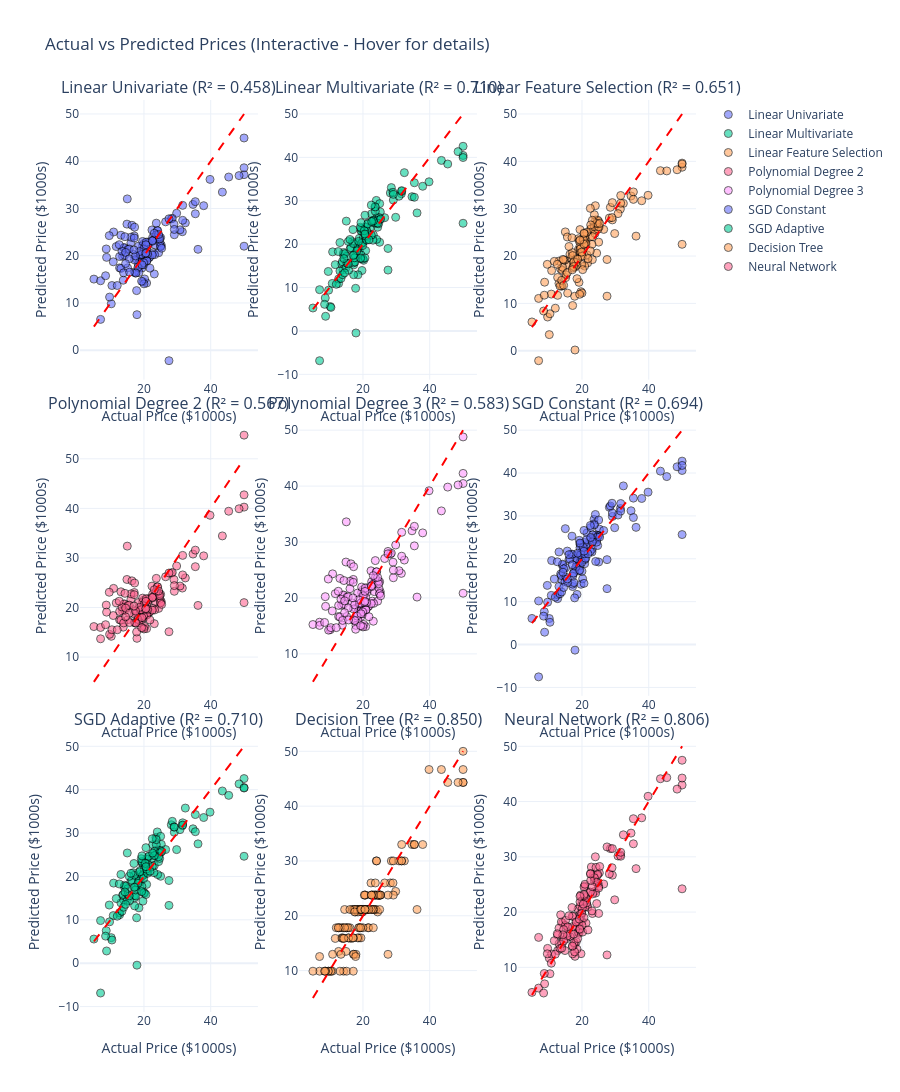

Source (notebook cell):
### Code cell
# 1. ACTUAL VS PREDICTED PLOTS (Interactive Plotly)
n_models = len(predictions)
n_cols = 3
n_rows = (n_models + n_cols - 1) // n_cols

fig = make_subplots(
    rows=n_rows, cols=n_cols,
    subplot_titles=[f"{name} (R² = {metrics[name]['test_r2']:.3f})" for name in predictions.keys()],
    vertical_spacing=0.12/n_rows
)

model_names = list(predictions.keys())

for idx, (name, pred) in enumerate(predictions.items()):
    row = idx // n_cols + 1
    col = idx % n_cols + 1
    
    # Scatter plot
    fig.add_trace(
        go.Scatter(
            x=y_test,
            y=pred,
            mode='markers',
            marker=dict(size=8, opacity=0.6, line=dict(width=1, color='black')),
            name=name,
            text=[f'Actual: ${x:.1f}k<br>Predicted: ${y:.1f}k' for x, y in zip(y_test, pred)],
            hoverinfo='text'
        ),
        row=row, col=col
    )
    
    # Perfect prediction line
    x_line = [y_test.min(), y_test.max()]
    y_line = [y_test.min(), y_test.max()]
    fig.add_trace(
        go.Scatter(
            x=x_line, y=y_line,
            mode='lines',
            line=dict(color='red', dash='dash', width=2),
            name='Perfect Prediction',
            showlegend=False,
            hoverinfo='skip'
        ),
        row=row, col=col
    )
    
    fig.update_xaxes(title_text="Actual Price ($1000s)", row=row, col=col)
    fig.update_yaxes(title_text="Predicted Price ($1000s)", row=row, col=col)

fig.update_layout(
    height=400*n_rows,
    title_text="Actual vs Predicted Prices (Interactive - Hover for details)",
    showlegend=True,
    template='plotly_white'
)

fig.write_image(f"{RESULTS_DIR}/actual_vs_predicted.png", width=1600, height=400*n_rows, scale=2)
fig.show()
print("Saved: actual_vs_predicted.png")

### Figure 1 — Plotly figure (JSON) as saved in the notebook; plotly's stock layout.template omitted (floating-point values rounded to 4 significant figures; data arrays with more than 128 entries replaced by an {"elided": "..."} marker saying what was removed)
{"data": [{"hoverinfo": "text", "marker": {"line": {"color": "black", "width": 1}, "opacity": 0.6, "size": 8}, "mode": "markers", "name": "Linear Univariate", "text": {"elided": "152 str values"}, "type": "scatter", "x": {"elided": "152 float values"}, "xaxis": "x", "y": {"elided": "152 float values"}, "yaxis": "y"}, {"hoverinfo": "skip", "line": {"color": "red", "dash": "dash", "width": 2}, "mode": "lines", "name": "Perfect Prediction", "showlegend": false, "type": "scatter", "x": [5, 50], "xaxis": "x", "y": [5, 50], "yaxis": "y"}, {"hoverinfo": "text", "marker": {"line": {"color": "black", "width": 1}, "opacity": 0.6, "size": 8}, "mode": "markers", "name": "Linear Multivariate", "text": {"elided": "152 str values"}, "type": "scatter", "x": {"elided": "152 float values"}, "xaxis": "x2", "y": {"elided": "152 float values"}, "yaxis": "y2"}, {"hoverinfo": "skip", "line": {"color": "red", "dash": "dash", "width": 2}, "mode": "lines", "name": "Perfect Prediction", "showlegend": false, "type": "scatter", "x": [5, 50], "xaxis": "x2", "y": [5, 50], "yaxis": "y2"}, {"hoverinfo": "text", "marker": {"line": {"color": "black", "width": 1}, "opacity": 0.6, "size": 8}, "mode": "markers", "name": "Linear Feature Selection", "text": {"elided": "152 str values"}, "type": "scatter", "x": {"elided": "152 float values"}, "xaxis": "x3", "y": {"elided": "152 float values"}, "yaxis": "y3"}, {"hoverinfo": "skip", "line": {"color": "red", "dash": "dash", "width": 2}, "mode": "lines", "name": "Perfect Prediction", "showlegend": false, "type": "scatter", "x": [5, 50], "xaxis": "x3", "y": [5, 50], "yaxis": "y3"}, {"hoverinfo": "text", "marker": {"line": {"color": "black", "width": 1}, "opacity": 0.6, "size": 8}, "mode": "markers", "name": "Polynomial Degree 2", "text": {"elided": "152 str values"}, "type": "scatter", "x": {"elided": "152 float values"}, "xaxis": "x4", "y": {"elided": "152 float values"}, "yaxis": "y4"}, {"hoverinfo": "skip", "line": {"color": "red", "dash": "dash", "width": 2}, "mode": "lines", "name": "Perfect Prediction", "showlegend": false, "type": "scatter", "x": [5, 50], "xaxis": "x4", "y": [5, 50], "yaxis": "y4"}, {"hoverinfo": "text", "marker": {"line": {"color": "black", "width": 1}, "opacity": 0.6, "size": 8}, "mode": "markers", "name": "Polynomial Degree 3", "text": {"elided": "152 str values"}, "type": "scatter", "x": {"elided": "152 float values"}, "xaxis": "x5", "y": {"elided": "152 float values"}, "yaxis": "y5"}, {"hoverinfo": "skip", "line": {"color": "red", "dash": "dash", "width": 2}, "mode": "lines", "name": "Perfect Prediction", "showlegend": false, "type": "scatter", "x": [5, 50], "xaxis": "x5", "y": [5, 50], "yaxis": "y5"}, {"hoverinfo": "text", "marker": {"line": {"color": "black", "width": 1}, "opacity": 0.6, "size": 8}, "mode": "markers", "name": "SGD Constant", "text": {"elided": "152 str values"}, "type": "scatter", "x": {"elided": "152 float values"}, "xaxis": "x6", "y": {"elided": "152 float values"}, "yaxis": "y6"}, {"hoverinfo": "skip", "line": {"color": "red", "dash": "dash", "width": 2}, "mode": "lines", "name": "Perfect Prediction", "showlegend": false, "type": "scatter", "x": [5, 50], "xaxis": "x6", "y": [5, 50], "yaxis": "y6"}, {"hoverinfo": "text", "marker": {"line": {"color": "black", "width": 1}, "opacity": 0.6, "size": 8}, "mode": "markers", "name": "SGD Adaptive", "text": {"elided": "152 str values"}, "type": "scatter", "x": {"elided": "152 float values"}, "xaxis": "x7", "y": {"elided": "152 float values"}, "yaxis": "y7"}, {"hoverinfo": "skip", "line": {"color": "red", "dash": "dash", "width": 2}, "mode": "lines", "name": "Perfect Prediction", "showlegend": false, "type": "scatter", "x": [5, 50], "xaxis": "x7", "y": [5, 50], "yaxis": "y7"}, {"hoverinfo": "text", "marker": {"line": {"color": "black", "width": 1}, "opacity": 0.6, "size": 8}, "mode": "markers", "name": "Decision Tree", "text": {"elided": "152 str values"}, "type": "scatter", "x": {"elided": "152 float values"}, "xaxis": "x8", "y": {"elided": "152 float values"}, "yaxis": "y8"}, {"hoverinfo": "skip", "line": {"color": "red", "dash": "dash", "width": 2}, "mode": "lines", "name": "Perfect Prediction", "showlegend": false, "type": "scatter", "x": [5, 50], "xaxis": "x8", "y": [5, 50], "yaxis": "y8"}, {"hoverinfo": "text", "marker": {"line": {"color": "black", "width": 1}, "opacity": 0.6, "size": 8}, "mode": "markers", "name": "Neural Network", "text": {"elided": "152 str values"}, "type": "scatter", "x": {"elided": "152 float values"}, "xaxis": "x9", "y": {"elided": "152 float values"}, "yaxis": "y9"}, {"hoverinfo": "skip", "line": {"color": "red", "dash": "dash", "width": 2}, "mode": "lines", "name": "Perfect Prediction", "showlegend": false, "type": "scatter", "x": [5, 50], "xaxis": "x9", "y": [5, 50], "yaxis": "y9"}], "layout": {"annotations": [{"font": {"size": 16}, "showarrow": false, "text": "Linear Univariate (R² = 0.458)", "x": 0.1444, "xanchor": "center", "xref": "paper", "y": 1, "yanchor": "bottom", "yref": "paper"}, {"font": {"size": 16}, "showarrow": false, "text": "Linear Multivariate (R² = 0.710)", "x": 0.5, "xanchor": "center", "xref": "paper", "y": 1, "yanchor": "bottom", "yref": "paper"}, {"font": {"size": 16}, "showarrow": false, "text": "Linear Feature Selection (R² = 0.651)", "x": 0.8556, "xanchor": "center", "xref": "paper", "y": 1, "yanchor": "bottom", "yref": "paper"}, {"font": {"size": 16}, "showarrow": false, "text": "Polynomial Degree 2 (R² = 0.567)", "x": 0.1444, "xanchor": "center", "xref": "paper", "y": 0.6533, "yanchor": "bottom", "yref": "paper"}, {"font": {"size": 16}, "showarrow": false, "text": "Polynomial Degree 3 (R² = 0.583)", "x": 0.5, "xanchor": "center", "xref": "paper", "y": 0.6533, "yanchor": "bottom", "yref": "paper"}, {"font": {"size": 16}, "showarrow": false, "text": "SGD Constant (R² = 0.694)", "x": 0.8556, "xanchor": "center", "xref": "paper", "y": 0.6533, "yanchor": "bottom", "yref": "paper"}, {"font": {"size": 16}, "showarrow": false, "text": "SGD Adaptive (R² = 0.710)", "x": 0.1444, "xanchor": "center", "xref": "paper", "y": 0.3067, "yanchor": "bottom", "yref": "paper"}, {"font": {"size": 16}, "showarrow": false, "text": "Decision Tree (R² = 0.850)", "x": 0.5, "xanchor": "center", "xref": "paper", "y": 0.3067, "yanchor": "bottom", "yref": "paper"}, {"font": {"size": 16}, "showarrow": false, "text": "Neural Network (R² = 0.806)", "x": 0.8556, "xanchor": "center", "xref": "paper", "y": 0.3067, "yanchor": "bottom", "yref": "paper"}], "height": 1200, "showlegend": true, "title": {"text": "Actual vs Predicted Prices (Interactive - Hover for details)"}, "xaxis": {"anchor": "y", "domain": [0, 0.2889], "title": {"text": "Actual Price ($1000s)"}}, "xaxis2": {"anchor": "y2", "domain": [0.3556, 0.6444], "title": {"text": "Actual Price ($1000s)"}}, "xaxis3": {"anchor": "y3", "domain": [0.7111, 1], "title": {"text": "Actual Price ($1000s)"}}, "xaxis4": {"anchor": "y4", "domain": [0, 0.2889], "title": {"text": "Actual Price ($1000s)"}}, "xaxis5": {"anchor": "y5", "domain": [0.3556, 0.6444], "title": {"text": "Actual Price ($1000s)"}}, "xaxis6": {"anchor": "y6", "domain": [0.7111, 1], "title": {"text": "Actual Price ($1000s)"}}, "xaxis7": {"anchor": "y7", "domain": [0, 0.2889], "title": {"text": "Actual Price ($1000s)"}}, "xaxis8": {"anchor": "y8", "domain": [0.3556, 0.6444], "title": {"text": "Actual Price ($1000s)"}}, "xaxis9": {"anchor": "y9", "domain": [0.7111, 1], "title": {"text": "Actual Price ($1000s)"}}, "yaxis": {"anchor": "x", "domain": [0.6933, 1], "title": {"text": "Predicted Price ($1000s)"}}, "yaxis2": {"anchor": "x2", "domain": [0.6933, 1], "title": {"text": "Predicted Price ($1000s)"}}, "yaxis3": {"anchor": "x3", "domain": [0.6933, 1], "title": {"text": "Predicted Price ($1000s)"}}, "yaxis4": {"anchor": "x4", "domain": [0.3467, 0.6533], "title": {"text": "Predicted Price ($1000s)"}}, "yaxis5": {"anchor": "x5", "domain": [0.3467, 0.6533], "title": {"text": "Predicted Price ($1000s)"}}, "yaxis6": {"anchor": "x6", "domain": [0.3467, 0.6533], "title": {"text": "Predicted Price ($1000s)"}}, "yaxis7": {"anchor": "x7", "domain": [0, 0.3067], "title": {"text": "Predicted Price ($1000s)"}}, "yaxis8": {"anchor": "x8", "domain": [0, 0.3067], "title": {"text": "Predicted Price ($1000s)"}}, "yaxis9": {"anchor": "x9", "domain": [0, 0.3067], "title": {"text": "Predicted Price ($1000s)"}}}}
